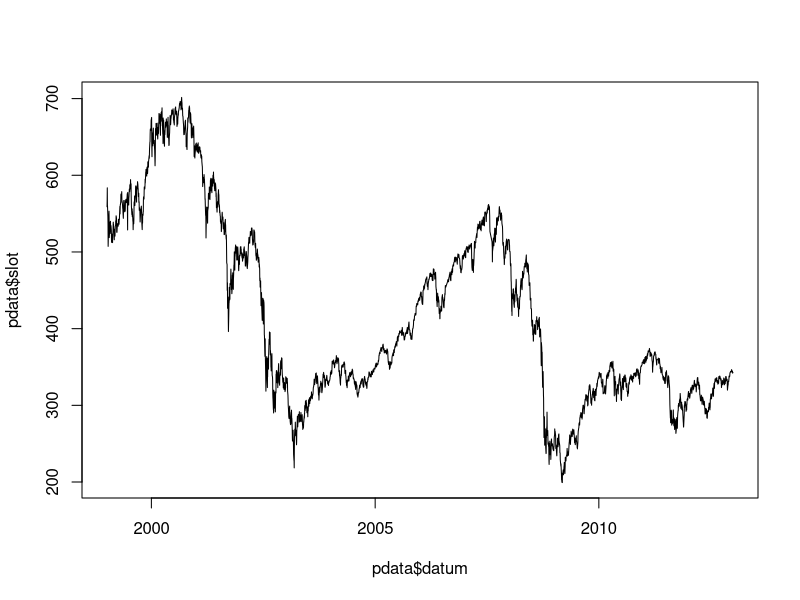
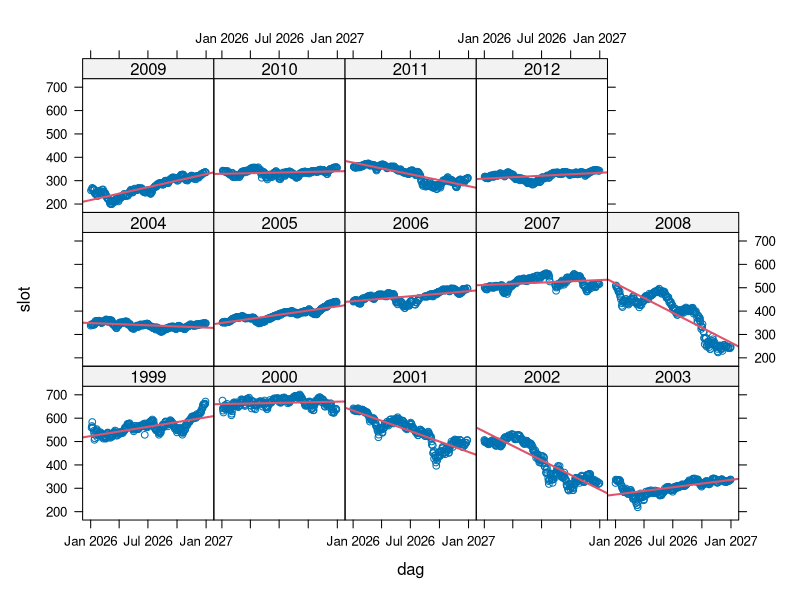

R code for these plots, in order:
## AEX data
#  http://www.skuzet.nl/download/historieken/category/2-historische-koersen-aex-fondsen.html

## SHARED FUNCTIONS
make.numeric <- function(x) { x <- sub(",", ".", x); as.numeric(x) }

## MAIN
#  load and init data
idata <- read.table("AEX.csv", header = FALSE, sep = ";", skip = 1,
                   colClasses = "character", 
                   col.names = c("Naam", "symbool", "datum", "open",
                                 "hoog", "laag", "slot", "volume", "NA"))

idata$datum <- as.Date(idata$datum, "%d-%m-%Y")
idata$jaar  <- as.factor(format(idata$datum, "%Y"))
idata$dag   <- as.Date(format(idata$datum, "%d-%m"), "%d-%m")

idata$open <- make.numeric(idata$open)
idata$hoog <- make.numeric(idata$hoog)
idata$laag <- make.numeric(idata$laag)
idata$slot <- make.numeric(idata$slot)

pdata <- idata[idata$datum >= "1999-01-01" & idata$datum < "2013-01-01",]

#  base plot data
plot(pdata$datum, pdata$slot, type = "l")

# lattice plot data
library(lattice)
xyplot(slot ~ dag | jaar, data = pdata, panel = function(x, y, ...) {
        panel.xyplot(x, y, ...)     ## First call default panel function
        panel.lmline(x, y, col = 2, lwd = 2) ## Overlay a simple linear regression line
})
